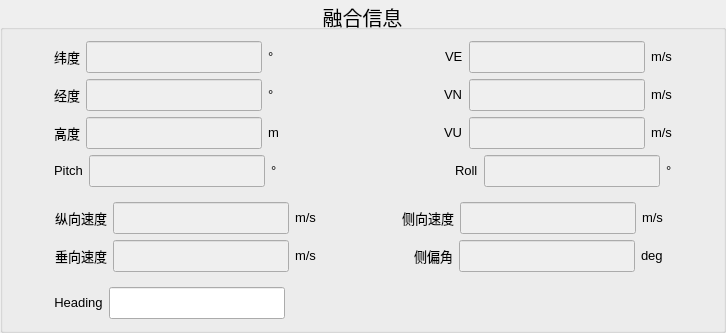
     <widget class="QGroupBox" name="groupBox_5">
      <property name="font">
       <font>
        <pointsize>15</pointsize>
       </font>
      </property>
      <property name="title">
       <string>融合信息</string>
      </property>
      <property name="alignment">
       <set>Qt::AlignCenter</set>
      </property>
      <layout class="QGridLayout" name="gridLayout_8">
       <item row="3" column="1">
        <layout class="QHBoxLayout" name="horizontalLayout_13">
         <item>
          <widget class="QLabel" name="label_58">
           <property name="sizePolicy">
            <sizepolicy hsizetype="Fixed" vsizetype="Fixed">
             <horstretch>0</horstretch>
             <verstretch>0</verstretch>
            </sizepolicy>
           </property>
           <property name="font">
            <font>
             <pointsize>10</pointsize>
             <bold>false</bold>
            </font>
           </property>
           <property name="text">
            <string>Pitch</string>
           </property>
           <property name="alignment">
            <set>Qt::AlignCenter</set>
           </property>
          </widget>
         </item>
         <item>
          <widget class="QLineEdit" name="LineEdit_Pitch">
           <property name="enabled">
            <bool>false</bool>
           </property>
           <property name="readOnly">
            <bool>true</bool>
           </property>
          </widget>
         </item>
         <item>
          <widget class="QLabel" name="label_68">
           <property name="sizePolicy">
            <sizepolicy hsizetype="Fixed" vsizetype="Fixed">
             <horstretch>0</horstretch>
             <verstretch>0</verstretch>
            </sizepolicy>
           </property>
           <property name="font">
            <font>
             <pointsize>10</pointsize>
            </font>
           </property>
           <property name="text">
            <string>°</string>
           </property>
          </widget>
         </item>
         <item>
          <spacer name="horizontalSpacer_5">
           <property name="orientation">
            <enum>Qt::Horizontal</enum>
           </property>
           <property name="sizeHint" stdset="0">
            <size>
             <width>40</width>
             <height>20</height>
            </size>
           </property>
          </spacer>
         </item>
        </layout>
       </item>
       <item row="2" column="0">
        <spacer name="horizontalSpacer_22">
         <property name="orientation">
          <enum>Qt::Horizontal</enum>
         </property>
         <property name="sizeHint" stdset="0">
          <size>
           <width>40</width>
           <height>20</height>
          </size>
         </property>
        </spacer>
       </item>
       <item row="1" column="1">
        <layout class="QHBoxLayout" name="horizontalLayout_9">
         <item>
          <widget class="QLabel" name="label_52">
           <property name="sizePolicy">
            <sizepolicy hsizetype="Fixed" vsizetype="Fixed">
             <horstretch>0</horstretch>
             <verstretch>0</verstretch>
            </sizepolicy>
           </property>
           <property name="font">
            <font>
             <pointsize>10</pointsize>
             <bold>false</bold>
            </font>
           </property>
           <property name="text">
            <string>经度</string>
           </property>
           <property name="alignment">
            <set>Qt::AlignCenter</set>
           </property>
          </widget>
         </item>
         <item>
          <widget class="QLineEdit" name="LineEdit_Lon">
           <property name="enabled">
            <bool>false</bool>
           </property>
           <property name="readOnly">
            <bool>true</bool>
           </property>
          </widget>
         </item>
         <item>
          <widget class="QLabel" name="label_49">
           <property name="sizePolicy">
            <sizepolicy hsizetype="Fixed" vsizetype="Fixed">
             <horstretch>0</horstretch>
             <verstretch>0</verstretch>
            </sizepolicy>
           </property>
           <property name="font">
            <font>
             <pointsize>10</pointsize>
            </font>
           </property>
           <property name="text">
            <string>°</string>
           </property>
          </widget>
         </item>
         <item>
          <spacer name="horizontalSpacer_3">
           <property name="orientation">
            <enum>Qt::Horizontal</enum>
           </property>
           <property name="sizeHint" stdset="0">
            <size>
             <width>40</width>
             <height>20</height>
            </size>
           </property>
          </spacer>
         </item>
        </layout>
       </item>
       <item row="3" column="2">
        <layout class="QHBoxLayout" name="horizontalLayout_14">
         <item>
          <spacer name="horizontalSpacer_12">
           <property name="orientation">
            <enum>Qt::Horizontal</enum>
           </property>
           <property name="sizeHint" stdset="0">
            <size>
             <width>40</width>
             <height>20</height>
            </size>
           </property>
          </spacer>
         </item>
         <item>
          <widget class="QLabel" name="label_59">
           <property name="sizePolicy">
            <sizepolicy hsizetype="Fixed" vsizetype="Fixed">
             <horstretch>0</horstretch>
             <verstretch>0</verstretch>
            </sizepolicy>
           </property>
           <property name="font">
            <font>
             <pointsize>10</pointsize>
             <bold>false</bold>
            </font>
           </property>
           <property name="text">
            <string>Roll</string>
           </property>
          </widget>
         </item>
         <item>
          <widget class="QLineEdit" name="LineEdit_Roll">
           <property name="enabled">
            <bool>false</bool>
           </property>
          </widget>
         </item>
         <item>
          <widget class="QLabel" name="label_69">
           <property name="sizePolicy">
            <sizepolicy hsizetype="Fixed" vsizetype="Fixed">
             <horstretch>0</horstretch>
             <verstretch>0</verstretch>
            </sizepolicy>
           </property>
           <property name="font">
            <font>
             <pointsize>10</pointsize>
            </font>
           </property>
           <property name="text">
            <string>°</string>
           </property>
          </widget>
         </item>
        </layout>
       </item>
       <item row="5" column="1">
        <layout class="QHBoxLayout" name="horizontalLayout_28">
         <item>
          <widget class="QLabel" name="label_62">
           <property name="sizePolicy">
            <sizepolicy hsizetype="Fixed" vsizetype="Fixed">
             <horstretch>0</horstretch>
             <verstretch>0</verstretch>
            </sizepolicy>
           </property>
           <property name="font">
            <font>
             <pointsize>10</pointsize>
             <bold>false</bold>
            </font>
           </property>
           <property name="text">
            <string>Heading</string>
           </property>
           <property name="alignment">
            <set>Qt::AlignCenter</set>
           </property>
          </widget>
         </item>
         <item>
          <widget class="QLineEdit" name="LineEdit_Heading">
           <property name="readOnly">
            <bool>true</bool>
           </property>
          </widget>
         </item>
         <item>
          <spacer name="horizontalSpacer_8">
           <property name="orientation">
            <enum>Qt::Horizontal</enum>
           </property>
           <property name="sizeHint" stdset="0">
            <size>
             <width>40</width>
             <height>20</height>
            </size>
           </property>
          </spacer>
         </item>
        </layout>
       </item>
       <item row="2" column="1">
        <layout class="QHBoxLayout" name="horizontalLayout_11">
         <item>
          <widget class="QLabel" name="label_54">
           <property name="sizePolicy">
            <sizepolicy hsizetype="Fixed" vsizetype="Fixed">
             <horstretch>0</horstretch>
             <verstretch>0</verstretch>
            </sizepolicy>
           </property>
           <property name="font">
            <font>
             <pointsize>10</pointsize>
             <bold>false</bold>
            </font>
           </property>
           <property name="text">
            <string>高度</string>
           </property>
           <property name="alignment">
            <set>Qt::AlignCenter</set>
           </property>
          </widget>
         </item>
         <item>
          <widget class="QLineEdit" name="LineEdit_Height">
           <property name="enabled">
            <bool>false</bool>
           </property>
           <property name="readOnly">
            <bool>true</bool>
           </property>
          </widget>
         </item>
         <item>
          <widget class="QLabel" name="label_71">
           <property name="sizePolicy">
            <sizepolicy hsizetype="Fixed" vsizetype="Fixed">
             <horstretch>0</horstretch>
             <verstretch>0</verstretch>
            </sizepolicy>
           </property>
           <property name="font">
            <font>
             <pointsize>10</pointsize>
            </font>
           </property>
           <property name="text">
            <string>m</string>
           </property>
          </widget>
         </item>
         <item>
          <spacer name="horizontalSpacer_4">
           <property name="orientation">
            <enum>Qt::Horizontal</enum>
           </property>
           <property name="sizeHint" stdset="0">
            <size>
             <width>40</width>
             <height>20</height>
            </size>
           </property>
          </spacer>
         </item>
        </layout>
       </item>
       <item row="0" column="2">
        <layout class="QHBoxLayout" name="horizontalLayout_7">
         <item>
          <spacer name="horizontalSpacer_9">
           <property name="orientation">
            <enum>Qt::Horizontal</enum>
           </property>
           <property name="sizeHint" stdset="0">
            <size>
             <width>40</width>
             <height>20</height>
            </size>
           </property>
          </spacer>
         </item>
         <item>
          <widget class="QLabel" name="label_55">
           <property name="sizePolicy">
            <sizepolicy hsizetype="Fixed" vsizetype="Fixed">
             <horstretch>0</horstretch>
             <verstretch>0</verstretch>
            </sizepolicy>
           </property>
           <property name="font">
            <font>
             <pointsize>10</pointsize>
             <bold>false</bold>
            </font>
           </property>
           <property name="text">
            <string>VE</string>
           </property>
          </widget>
         </item>
         <item>
          <widget class="QLineEdit" name="LineEdit_VE">
           <property name="enabled">
            <bool>false</bool>
           </property>
           <property name="readOnly">
            <bool>true</bool>
           </property>
          </widget>
         </item>
         <item>
          <widget class="QLabel" name="label_88">
           <property name="sizePolicy">
            <sizepolicy hsizetype="Fixed" vsizetype="Fixed">
             <horstretch>0</horstretch>
             <verstretch>0</verstretch>
            </sizepolicy>
           </property>
           <property name="font">
            <font>
             <pointsize>10</pointsize>
            </font>
           </property>
           <property name="text">
            <string>m/s</string>
           </property>
          </widget>
         </item>
        </layout>
       </item>
       <item row="1" column="2">
        <layout class="QHBoxLayout" name="horizontalLayout_10">
         <item>
          <spacer name="horizontalSpacer_10">
           <property name="orientation">
            <enum>Qt::Horizontal</enum>
           </property>
           <property name="sizeHint" stdset="0">
            <size>
             <width>40</width>
             <height>20</height>
            </size>
           </property>
          </spacer>
         </item>
         <item>
          <widget class="QLabel" name="label_56">
           <property name="sizePolicy">
            <sizepolicy hsizetype="Fixed" vsizetype="Fixed">
             <horstretch>0</horstretch>
             <verstretch>0</verstretch>
            </sizepolicy>
           </property>
           <property name="font">
            <font>
             <pointsize>10</pointsize>
             <bold>false</bold>
            </font>
           </property>
           <property name="layoutDirection">
            <enum>Qt::LeftToRight</enum>
           </property>
           <property name="text">
            <string>VN</string>
           </property>
          </widget>
         </item>
         <item>
          <widget class="QLineEdit" name="LineEdit_VN">
           <property name="enabled">
            <bool>false</bool>
           </property>
           <property name="readOnly">
            <bool>true</bool>
           </property>
          </widget>
         </item>
         <item>
          <widget class="QLabel" name="label_48">
           <property name="sizePolicy">
            <sizepolicy hsizetype="Fixed" vsizetype="Fixed">
             <horstretch>0</horstretch>
             <verstretch>0</verstretch>
            </sizepolicy>
           </property>
           <property name="font">
            <font>
             <pointsize>10</pointsize>
            </font>
           </property>
           <property name="text">
            <string>m/s</string>
           </property>
          </widget>
         </item>
        </layout>
       </item>
       <item row="4" column="1" colspan="2">
        <widget class="QFrame" name="frameVSMS1000InstallInfo">
         <property name="frameShape">
          <enum>QFrame::NoFrame</enum>
         </property>
         <property name="frameShadow">
          <enum>QFrame::Raised</enum>
         </property>
         <layout class="QGridLayout" name="gridLayout_7">
          <property name="leftMargin">
           <number>1</number>
          </property>
          <item row="0" column="0">
           <layout class="QHBoxLayout" name="horizontalLayout_15">
            <item>
             <widget class="QLabel" name="label_73">
              <property name="sizePolicy">
               <sizepolicy hsizetype="Fixed" vsizetype="Fixed">
                <horstretch>0</horstretch>
                <verstretch>0</verstretch>
               </sizepolicy>
              </property>
              <property name="font">
               <font>
                <pointsize>10</pointsize>
                <bold>false</bold>
               </font>
              </property>
              <property name="text">
               <string>纵向速度</string>
              </property>
              <property name="alignment">
               <set>Qt::AlignCenter</set>
              </property>
             </widget>
            </item>
            <item>
             <widget class="QLineEdit" name="LineEditINSVehicleLongitudinal">
              <property name="enabled">
               <bool>false</bool>
              </property>
              <property name="readOnly">
               <bool>true</bool>
              </property>
             </widget>
            </item>
            <item>
             <widget class="QLabel" name="label_60">
              <property name="sizePolicy">
               <sizepolicy hsizetype="Fixed" vsizetype="Fixed">
                <horstretch>0</horstretch>
                <verstretch>0</verstretch>
               </sizepolicy>
              </property>
              <property name="font">
               <font>
                <pointsize>10</pointsize>
                <bold>false</bold>
               </font>
              </property>
              <property name="text">
               <string>m/s</string>
              </property>
             </widget>
            </item>
            <item>
             <spacer name="horizontalSpacer_6">
              <property name="orientation">
               <enum>Qt::Horizontal</enum>
              </property>
              <property name="sizeHint" stdset="0">
               <size>
                <width>40</width>
                <height>20</height>
               </size>
              </property>
             </spacer>
            </item>
           </layout>
          </item>
          <item row="0" column="1">
           <layout class="QHBoxLayout" name="horizontalLayout_25">
            <item>
             <spacer name="horizontalSpacer_13">
              <property name="orientation">
               <enum>Qt::Horizontal</enum>
              </property>
              <property name="sizeHint" stdset="0">
               <size>
                <width>40</width>
                <height>20</height>
               </size>
              </property>
             </spacer>
            </item>
            <item>
             <widget class="QLabel" name="label_76">
              <property name="sizePolicy">
               <sizepolicy hsizetype="Fixed" vsizetype="Fixed">
                <horstretch>0</horstretch>
                <verstretch>0</verstretch>
               </sizepolicy>
              </property>
              <property name="font">
               <font>
                <pointsize>10</pointsize>
                <bold>false</bold>
               </font>
              </property>
              <property name="text">
               <string>侧向速度</string>
              </property>
              <property name="alignment">
               <set>Qt::AlignCenter</set>
              </property>
             </widget>
            </item>
            <item>
             <widget class="QLineEdit" name="LineEditINSVehicleLateral">
              <property name="enabled">
               <bool>false</bool>
              </property>
              <property name="readOnly">
               <bool>true</bool>
              </property>
             </widget>
            </item>
            <item>
             <widget class="QLabel" name="label_77">
              <property name="sizePolicy">
               <sizepolicy hsizetype="Fixed" vsizetype="Fixed">
                <horstretch>0</horstretch>
                <verstretch>0</verstretch>
               </sizepolicy>
              </property>
              <property name="font">
               <font>
                <pointsize>10</pointsize>
                <bold>false</bold>
               </font>
              </property>
              <property name="text">
               <string>m/s</string>
              </property>
             </widget>
            </item>
           </layout>
          </item>
          <item row="1" column="0">
           <layout class="QHBoxLayout" name="horizontalLayout_26">
            <item>
             <widget class="QLabel" name="label_74">
              <property name="sizePolicy">
               <sizepolicy hsizetype="Fixed" vsizetype="Fixed">
                <horstretch>0</horstretch>
                <verstretch>0</verstretch>
               </sizepolicy>
              </property>
              <property name="font">
               <font>
                <pointsize>10</pointsize>
                <bold>false</bold>
               </font>
              </property>
              <property name="text">
               <string>垂向速度</string>
              </property>
              <property name="alignment">
               <set>Qt::AlignCenter</set>
              </property>
             </widget>
            </item>
            <item>
             <widget class="QLineEdit" name="LineEditINSVehicleVertical">
              <property name="enabled">
               <bool>false</bool>
              </property>
              <property name="readOnly">
               <bool>true</bool>
              </property>
             </widget>
            </item>
            <item>
             <widget class="QLabel" name="label_75">
              <property name="sizePolicy">
               <sizepolicy hsizetype="Fixed" vsizetype="Fixed">
                <horstretch>0</horstretch>
                <verstretch>0</verstretch>
               </sizepolicy>
              </property>
              <property name="font">
               <font>
                <pointsize>10</pointsize>
                <bold>false</bold>
               </font>
              </property>
              <property name="text">
               <string>m/s</string>
              </property>
             </widget>
            </item>
            <item>
             <spacer name="horizontalSpacer_7">
              <property name="orientation">
               <enum>Qt::Horizontal</enum>
              </property>
              <property name="sizeHint" stdset="0">
               <size>
                <width>40</width>
                <height>20</height>
               </size>
              </property>
             </spacer>
            </item>
           </layout>
          </item>
          <item row="1" column="1">
           <layout class="QHBoxLayout" name="horizontalLayout_27">
            <item>
             <spacer name="horizontalSpacer_14">
              <property name="orientation">
               <enum>Qt::Horizontal</enum>
              </property>
              <property name="sizeHint" stdset="0">
               <size>
                <width>40</width>
                <height>20</height>
               </size>
              </property>
             </spacer>
            </item>
            <item>
             <widget class="QLabel" name="label_78">
              <property name="sizePolicy">
               <sizepolicy hsizetype="Fixed" vsizetype="Fixed">
                <horstretch>0</horstretch>
                <verstretch>0</verstretch>
               </sizepolicy>
              </property>
              <property name="font">
               <font>
                <pointsize>10</pointsize>
                <bold>false</bold>
               </font>
              </property>
              <property name="text">
               <string>侧偏角</string>
              </property>
              <property name="alignment">
               <set>Qt::AlignCenter</set>
              </property>
             </widget>
            </item>
            <item>
             <widget class="QLineEdit" name="LineEditINSVehicleSlideslipangle">
              <property name="enabled">
               <bool>false</bool>
              </property>
              <property name="readOnly">
               <bool>true</bool>
              </property>
             </widget>
            </item>
            <item>
             <widget class="QLabel" name="label_79">
              <property name="sizePolicy">
               <sizepolicy hsizetype="Fixed" vsizetype="Fixed">
                <horstretch>0</horstretch>
                <verstretch>0</verstretch>
               </sizepolicy>
              </property>
              <property name="font">
               <font>
                <pointsize>10</pointsize>
                <bold>false</bold>
               </font>
              </property>
              <property name="text">
               <string>deg</string>
              </property>
             </widget>
            </item>
           </layout>
          </item>
         </layout>
        </widget>
       </item>
       <item row="0" column="1">
        <layout class="QHBoxLayout" name="horizontalLayout_8">
         <item>
          <widget class="QLabel" name="label_50">
           <property name="sizePolicy">
            <sizepolicy hsizetype="Fixed" vsizetype="Fixed">
             <horstretch>0</horstretch>
             <verstretch>0</verstretch>
            </sizepolicy>
           </property>
           <property name="font">
            <font>
             <pointsize>10</pointsize>
             <bold>false</bold>
            </font>
           </property>
           <property name="text">
            <string>纬度</string>
           </property>
           <property name="alignment">
            <set>Qt::AlignCenter</set>
           </property>
          </widget>
         </item>
         <item>
          <widget class="QLineEdit" name="LineEdit_Lat1">
           <property name="enabled">
            <bool>false</bool>
           </property>
           <property name="readOnly">
            <bool>true</bool>
           </property>
          </widget>
         </item>
         <item>
          <widget class="QLabel" name="label_64">
           <property name="sizePolicy">
            <sizepolicy hsizetype="Fixed" vsizetype="Fixed">
             <horstretch>0</horstretch>
             <verstretch>0</verstretch>
            </sizepolicy>
           </property>
           <property name="font">
            <font>
             <pointsize>10</pointsize>
            </font>
           </property>
           <property name="text">
            <string>°</string>
           </property>
          </widget>
         </item>
         <item>
          <spacer name="horizontalSpacer_2">
           <property name="orientation">
            <enum>Qt::Horizontal</enum>
           </property>
           <property name="sizeHint" stdset="0">
            <size>
             <width>40</width>
             <height>20</height>
            </size>
           </property>
          </spacer>
         </item>
        </layout>
       </item>
       <item row="2" column="2">
        <layout class="QHBoxLayout" name="horizontalLayout_12">
         <item>
          <spacer name="horizontalSpacer_11">
           <property name="orientation">
            <enum>Qt::Horizontal</enum>
           </property>
           <property name="sizeHint" stdset="0">
            <size>
             <width>40</width>
             <height>20</height>
            </size>
           </property>
          </spacer>
         </item>
         <item>
          <widget class="QLabel" name="label_57">
           <property name="sizePolicy">
            <sizepolicy hsizetype="Fixed" vsizetype="Fixed">
             <horstretch>0</horstretch>
             <verstretch>0</verstretch>
            </sizepolicy>
           </property>
           <property name="font">
            <font>
             <pointsize>10</pointsize>
             <bold>false</bold>
            </font>
           </property>
           <property name="text">
            <string>VU</string>
           </property>
          </widget>
         </item>
         <item>
          <widget class="QLineEdit" name="LineEdit_VU">
           <property name="enabled">
            <bool>false</bool>
           </property>
           <property name="readOnly">
            <bool>true</bool>
           </property>
          </widget>
         </item>
         <item>
          <widget class="QLabel" name="label_87">
           <property name="sizePolicy">
            <sizepolicy hsizetype="Fixed" vsizetype="Fixed">
             <horstretch>0</horstretch>
             <verstretch>0</verstretch>
            </sizepolicy>
           </property>
           <property name="font">
            <font>
             <pointsize>10</pointsize>
            </font>
           </property>
           <property name="text">
            <string>m/s</string>
           </property>
          </widget>
         </item>
        </layout>
       </item>
       <item row="3" column="3">
        <spacer name="horizontalSpacer_23">
         <property name="orientation">
          <enum>Qt::Horizontal</enum>
         </property>
         <property name="sizeHint" stdset="0">
          <size>
           <width>40</width>
           <height>20</height>
          </size>
         </property>
        </spacer>
       </item>
      </layout>
     </widget>
